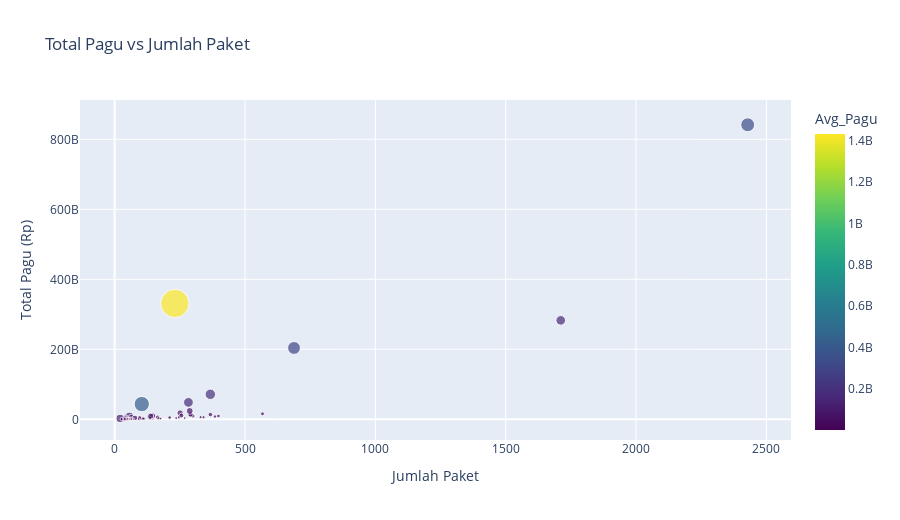

Notebook code for this chart:
### Markdown cell above
### 1.3 Scatter / Bubble Plot

### Code cell
satker_stats = df.groupby('nama_satker')['pagu'].agg(['sum', 'mean', 'count']).reset_index()
satker_stats.columns = ['Satker', 'Total_Pagu', 'Avg_Pagu', 'Jumlah_Paket']
satker_stats = satker_stats[satker_stats['Jumlah_Paket'] > 5]
fig = px.scatter(satker_stats, x='Jumlah_Paket', y='Total_Pagu', size='Avg_Pagu', color='Avg_Pagu',
                 hover_name='Satker', title='Total Pagu vs Jumlah Paket',
                 labels={'Jumlah_Paket': 'Jumlah Paket', 'Total_Pagu': 'Total Pagu (Rp)'},
                 color_continuous_scale='Viridis', opacity=0.7)
fig.update_layout(height=520)
fig.show()

### Figure 1 — Plotly figure (JSON) as saved in the notebook; plotly's stock layout.template omitted (floating-point values rounded to 4 significant figures)
{"data": [{"hovertemplate": "<b>%{hovertext}</b><br><br>Jumlah Paket=%{x}<br>Total Pagu (Rp)=%{y}<br>Avg_Pagu=%{marker.color}<extra></extra>", "hovertext": ["BADAN KEPEGAWAIAN DAERAH PROVINSI KALIMANTAN BARAT", "BADAN KESATUAN BANGSA DAN POLITIK PROVINSI KALIMANTAN BARAT", "BADAN KEUANGAN DAN ASET DAERAH PROVINSI KALIMANTAN BARAT", "BADAN PENANGGULANGAN BENCANA DAERAH PROVINSI KALIMANTAN BARAT", "BADAN PENDAPATAN DAERAH PROVINSI KALIMANTAN BARAT", "BADAN PENELITIAN DAN PENGEMBANGAN PROVINSI KALIMANTAN BARAT", "BADAN PENGELOLA PERBATASAN DAERAH PROVINSI KALIMANTAN BARAT", "BADAN PENGEMBANGAN SUMBER DAYA MANUSIA PROVINSI KALIMANTAN BARAT", "BADAN PENGHUBUNG DAERAH PROVINSI KALIMANTAN BARAT", "BADAN PERENCANAAN PEMBANGUNAN DAERAH PROVINSI KALIMANTAN BARAT", "BIRO ADMINISTRASI PEMBANGUNAN SETDA PROVINSI KALIMANTAN BARAT", "BIRO ADMINISTRASI PIMPINAN SETDA PROVINSI KALIMANTAN BARAT", "BIRO HUKUM SETDA PROVINSI KALIMANTAN BARAT", "BIRO KESEJAHTERAAN RAKYAT SETDA PROVINSI KALIMANTAN BARAT", "BIRO ORGANISASI SETDA PROVINSI KALIMANTAN BARAT", "BIRO PEMERINTAHAN SETDA PROVINSI KALIMANTAN BARAT", "BIRO PENGADAAN BARANG DAN JASA SETDA PROVINSI KALIMANTAN BARAT", "BIRO PEREKONOMIAN SETDA PROVINSI KALIMANTAN BARAT", "BIRO UMUM SETDA PROVINSI KALIMANTAN BARAT", "DINAS KELAUTAN DAN PERIKANAN PROVINSI KALIMANTAN BARAT", "DINAS KEPEMUDAAN, OLAHRAGA DAN PARIWISATA PROVINSI KALIMANTAN BARAT", "DINAS KEPENDUDUKAN DAN PENCATATAN SIPIL PROVINSI KALIMANTAN BARAT", "DINAS KESEHATAN PROVINSI KALIMANTAN BARAT", "DINAS KETAHANAN PANGAN PROVINSI KALIMANTAN BARAT", "DINAS KOMUNIKASI DAN INFORMATIKA PROVINSI KALIMANTAN BARAT", "DINAS KOPERASI, USAHA KECIL DAN MENENGAH PROVINSI KALIMANTAN BARAT", "DINAS LINGKUNGAN HIDUP DAN KEHUTANAN PROVINSI KALIMANTAN BARAT", "DINAS PEKERJAAN UMUM DAN PENATAAN RUANG PROVINSI KALIMANTAN BARAT", "DINAS PEMBERDAYAAN MASYARAKAT DAN DESA PROVINSI KALIMANTAN BARAT", "DINAS PEMBERDAYAAN PEREMPUAN DAN PERLINDUNGAN ANAK PROVINSI KALIMANTAN BARAT", "DINAS PENANAMAN MODAL DAN PELAYANAN TERPADU SATU PINTU PROVINSI KALIMANTAN BARAT", "DINAS PENDIDIKAN DAN KEBUDAYAAN PROVINSI KALIMANTAN BARAT", "DINAS PERHUBUNGAN PROVINSI KALIMANTAN BARAT", "DINAS PERINDUSTRIAN, PERDAGANGAN, ENERGI DAN SUMBER DAYA MINERAL", "DINAS PERKEBUNAN DAN PETERNAKAN PROVINSI KALIMANTAN BARAT", "DINAS PERPUSTAKAAN DAN KEARSIPAN PROVINSI KALIMANTAN BARAT", "DINAS PERUMAHAN RAKYAT DAN KAWASAN PERMUKIMAN", "DINAS SOSIAL PROVINSI KALIMANTAN BARAT", "DINAS TANAMAN PANGAN DAN HORTIKULTURA PROVINSI KALIMANTAN BARAT", "DINAS TENAGA KERJA DAN TRANSMIGRASI PROVINSI KALIMANTAN BARAT", "INSPEKTORAT PROVINSI KALIMANTAN BARAT", "RUMAH SAKIT JIWA PROVINSI KALIMANTAN BARAT", "RUMAH SAKIT UMUM DAERAH DOKTER SOEDARSO", "SATUAN POLISI PAMONG PRAJA PROVINSI KALIMANTAN BARAT", "SEKRETARIAT DAERAH PROVINSI KALBAR", "SEKRETARIAT DEWAN PERWAKILAN RAKYAT DAERAH PROVINSI KALIMANTAN BARAT", "UPT KESATUAN PENGELOLAAN HUTAN BENGKAYANG", "UPT KESATUAN PENGELOLAAN HUTAN KAPUAS HULU SELATAN", "UPT KESATUAN PENGELOLAAN HUTAN KAPUAS HULU TIMUR", "UPT KESATUAN PENGELOLAAN HUTAN KAPUAS HULU UTARA", "UPT KESATUAN PENGELOLAAN HUTAN KAYONG", "UPT KESATUAN PENGELOLAAN HUTAN KETAPANG SELATAN", "UPT KESATUAN PENGELOLAAN HUTAN KETAPANG UTARA", "UPT KESATUAN PENGELOLAAN HUTAN KUBU RAYA", "UPT KESATUAN PENGELOLAAN HUTAN LANDAK", "UPT KESATUAN PENGELOLAAN HUTAN MELAWI", "UPT KESATUAN PENGELOLAAN HUTAN MEMPAWAH", "UPT KESATUAN PENGELOLAAN HUTAN SAMBAS", "UPT KESATUAN PENGELOLAAN HUTAN SANGGAU BARAT", "UPT KESATUAN PENGELOLAAN HUTAN SANGGAU TIMUR", "UPT KESATUAN PENGELOLAAN HUTAN SEKADAU", "UPT KESATUAN PENGELOLAAN HUTAN SINTANG TIMUR", "UPT KESATUAN PENGELOLAAN HUTAN SINTANG UTARA", "UPT KLINIK PRATAMA PROVINSI KALIMANTAN BARAT", "UPT KLINIK UTAMA SUNGAI BANGKONG", "UPT LABORATORIUM KESEHATAN", "UPT LABORATORIUM KESEHATAN KERJA", "UPT MUSEUM", "UPT PANTI SOSIAL ANAK PROVINSI KALIMANTAN BARAT", "UPT PANTI SOSIAL REHABILITASI LANJUT USIA DAN REHABILITASI PENYANDANG DISABILITAS MULIA DHARMA", "UPT PELABUHAN PERIKANAN", "UPT PELATIHAN KERJA DAN PRODUKTIVITAS TENAGA KERJA", "UPT PELATIHAN KESEHATAN", "UPT PELAYANAN KESEHATAN HEWAN, KESEHATAN MASYARAKAT VETERINER DAN KLINIK HEWAN", "UPT PELAYANAN PENDAPATAN DAERAH PONTIANAK WILAYAH I", "UPT PELAYANAN PENDAPATAN DAERAH WILAYAH KETAPANG", "UPT PELAYANAN PENDAPATAN DAERAH WILAYAH MEMPAWAH", "UPT PELAYANAN PENDAPATAN DAERAH WILAYAH PUTUSSIBAU", "UPT PELAYANAN PENDAPATAN DAERAH WILAYAH SANGGAU", "UPT PELAYANAN PENDAPATAN DAERAH WILAYAH SINGKAWANG", "UPT PELAYANAN PENDAPATAN DAERAH WILAYAH SINTANG", "UPT PENGAWASAN DAN SERTIFIKASI BENIH", "UPT PENGAWASAN DAN SERTIFIKASI BENIH PERKEBUNAN", "UPT PENGUJIAN DAN SERTIFIKASI MUTU BARANG", "UPT PENILAIAN KOMPETENSI APARATUR SIPIL NEGARA PROVINSI KALIMANTAN BARAT", "UPT PERIKANAN BUDIDAYA AIR PAYAU DAN LAUT", "UPT PERLINDUNGAN TANAMAN PANGAN DAN HORTIKULTURA"], "legendgroup": "", "marker": {"color": [13550000.0, 33220000.0, 27630000.0, 17080000.0, 66430000.0, 7966000.0, 12700000.0, 35310000.0, 138500000.0, 18690000.0, 7324000.0, 25260000.0, 10930000.0, 34900000.0, 1535000.0, 16360000.0, 9998000.0, 7954000.0, 15720000.0, 20780000.0, 49410000.0, 7552000.0, 71450000.0, 23470000.0, 36800000.0, 37840000.0, 23800000.0, 346600000.0, 17680000.0, 7346000.0, 16400000.0, 296300000.0, 17940000.0, 31680000.0, 46620000.0, 20510000.0, 165200000.0, 41870000.0, 83130000.0, 14830000.0, 23940000.0, 418700000.0, 1433000000.0, 11620000.0, 170500000.0, 194700000.0, 11190000.0, 17880000.0, 11700000.0, 10610000.0, 25090000.0, 15340000.0, 10740000.0, 9454000.0, 17440000.0, 15100000.0, 11080000.0, 14950000.0, 16900000.0, 12280000.0, 10840000.0, 4703000.0, 9037000.0, 23100000.0, 74770000.0, 55820000.0, 12530000.0, 52960000.0, 57600000.0, 78510000.0, 44910000.0, 23790000.0, 120000000.0, 19530000.0, 52060000.0, 16770000.0, 21140000.0, 19770000.0, 17100000.0, 25510000.0, 17870000.0, 23800000.0, 8144000.0, 66080000.0, 6406000.0, 20930000.0, 11430000.0], "coloraxis": "coloraxis", "opacity": 0.7, "size": [13550000.0, 33220000.0, 27630000.0, 17080000.0, 66430000.0, 7966000.0, 12700000.0, 35310000.0, 138500000.0, 18690000.0, 7324000.0, 25260000.0, 10930000.0, 34900000.0, 1535000.0, 16360000.0, 9998000.0, 7954000.0, 15720000.0, 20780000.0, 49410000.0, 7552000.0, 71450000.0, 23470000.0, 36800000.0, 37840000.0, 23800000.0, 346600000.0, 17680000.0, 7346000.0, 16400000.0, 296300000.0, 17940000.0, 31680000.0, 46620000.0, 20510000.0, 165200000.0, 41870000.0, 83130000.0, 14830000.0, 23940000.0, 418700000.0, 1433000000.0, 11620000.0, 170500000.0, 194700000.0, 11190000.0, 17880000.0, 11700000.0, 10610000.0, 25090000.0, 15340000.0, 10740000.0, 9454000.0, 17440000.0, 15100000.0, 11080000.0, 14950000.0, 16900000.0, 12280000.0, 10840000.0, 4703000.0, 9037000.0, 23100000.0, 74770000.0, 55820000.0, 12530000.0, 52960000.0, 57600000.0, 78510000.0, 44910000.0, 23790000.0, 120000000.0, 19530000.0, 52060000.0, 16770000.0, 21140000.0, 19770000.0, 17100000.0, 25510000.0, 17870000.0, 23800000.0, 8144000.0, 66080000.0, 6406000.0, 20930000.0, 11430000.0], "sizemode": "area", "sizeref": 3583000.0, "symbol": "circle"}, "mode": "markers", "name": "", "orientation": "v", "showlegend": false, "type": "scatter", "x": [269, 132, 567, 172, 146, 148, 104, 165, 57, 330, 83, 144, 90, 99, 614, 104, 91, 111, 61, 385, 290, 144, 251, 247, 367, 95, 398, 2428, 169, 175, 114, 688, 341, 300, 291, 136, 1711, 256, 288, 236, 211, 104, 231, 176, 283, 367, 92, 30, 44, 54, 37, 34, 42, 77, 43, 42, 42, 45, 33, 47, 43, 48, 58, 55, 64, 38, 60, 78, 38, 41, 37, 59, 21, 55, 41, 58, 48, 27, 42, 65, 38, 135, 72, 138, 66, 109, 64], "xaxis": "x", "y": [3644052428, 4384976502, 15665976555, 2937119299, 9699219274, 1179029000, 1320938247, 5826295521, 7892305193, 6167783280, 607913230, 3638145700, 983304300, 3455092069, 942699110, 1701460345, 909853800, 882925300, 958620800, 7999908400, 14328767146, 1087519264, 17933054839, 5796602614, 13507286284, 3595095636, 9471188995, 841492369155, 2988047135, 1285559398, 1869118000, 203875269731, 6118711620, 9503163328, 13565650258, 2789521356, 282709739900, 10718450282, 23941927599, 3500254668, 5050877845, 43546134778, 331063820430, 2045446672, 48242938910, 71445025587, 1029238686, 536414800, 514681952, 572773300, 928266639, 521454240, 450878850, 727921700, 749768400, 634021770, 465498000, 672652684, 557559800, 577011022, 466044500, 225740050, 524155250, 1270520305, 4785372518, 2120977282, 751530400, 4131082810, 2188650370, 3218964725, 1661844700, 1403490731, 2520293885, 1074368370, 2134586501, 972770051, 1014771950, 533821800, 718319685, 1657907642, 679113363, 3212541670, 586356356, 9119592271, 422817862, 2281523045, 731612400], "yaxis": "y"}], "layout": {"coloraxis": {"colorbar": {"title": {"text": "Avg_Pagu"}}, "colorscale": [[0, "#440154"], [0.1111, "#482878"], [0.2222, "#3e4989"], [0.3333, "#31688e"], [0.4444, "#26828e"], [0.5556, "#1f9e89"], [0.6667, "#35b779"], [0.7778, "#6ece58"], [0.8889, "#b5de2b"], [1, "#fde725"]]}, "height": 520, "legend": {"itemsizing": "constant", "tracegroupgap": 0}, "title": {"text": "Total Pagu vs Jumlah Paket"}, "xaxis": {"anchor": "y", "domain": [0, 1], "title": {"text": "Jumlah Paket"}}, "yaxis": {"anchor": "x", "domain": [0, 1], "title": {"text": "Total Pagu (Rp)"}}}}
